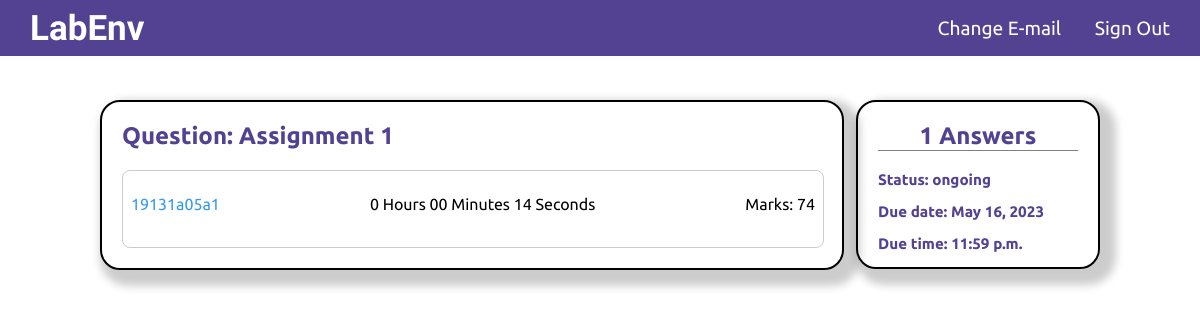
/lab/question/56 (signed in), run on the app's committed database.
### lab/models.py (models this page shows)
class Assignment(models.Model):
    class_in = models.ForeignKey(ClassRoom,on_delete=models.CASCADE)
    type = models.CharField(max_length=100,default="Question")
    created = models.DateTimeField(auto_now_add=True)
    updated = models.DateTimeField(auto_now=True)
    due_date = models.DateField(blank=True)
    due_time = models.TimeField(default=False,blank=True)
    status = models.CharField(default='ongoing',max_length=20)
    question = models.TextField(max_length=500)
    class Meta:
        ordering = ['-created']

class Answer(models.Model):
    assignment = models.ForeignKey(Assignment, on_delete=models.CASCADE)
    student = models.ForeignKey(User, on_delete=models.CASCADE)
    answer = models.TextField()
    created_on = models.DateTimeField(auto_now_add=True)
    session_time = models.TextField(default=False, blank=True)
    marks = models.TextField(blank=True,default=0)
    class Meta:
        ordering = ['-created_on']

### lab/views.py (the view, shortened to what this page needs)
# urls.py: path('question/<str:pk>', views.question, name='question'),
@login_required(login_url='/accounts/login')
def question(request,pk):
    assignment = Assignment.objects.get(id=pk)
    answers = assignment.answer_set.all()
    can_edit_marks = True if request.user == assignment.class_in.host else False
    poll=None
    voters=[]
    code = ""
    marks = 0
    if assignment.type == 'poll':
        poll = assignment.poll
        voters = poll.voter_set.all()
    if assignment.type == 'assignment':
        global time
        time = datetime.datetime.now(datetime.timezone.utc)
        print(time)
        answer = answers.filter(student=request.user)
        for answer in answers:
            if answer.student == request.user:
                marks = answer.marks
        if(request.user==assignment.class_in.host):
            return render(request,'lab/question.html',{'assignment':assignment,'answers':answers})
        if(assignment.status == "completed"):
            return redirect('classroom', pk=assignment.class_in.id)
        final_output=""
        return render(request,'lab/compiler.html',{"final_output":final_output,"pk":assignment.id,"assignment":assignment, "code": code, "id":0,"can_edit_marks":can_edit_marks, "marks":marks})
    form = add_answer_form()
    vote_list = []
    for voter in voters:
        vote_list.append(voter.voter)
    return render(request, 'lab/question.html',{'assignment':assignment,'form':form,'answers':answers,'poll':poll,"voters":vote_list,"voters_":voters})

### templates/lab/question.html (shortened to what this page needs)
{% extends "account/base.html" %}
{% load static %}
{% block content %}
<div class='answers'>
    <div class='answer_div'>
        {% if assignment.type|lower == "assignment"|lower %}
            <div class="answer_area">
                <h2 class='heading'>Question: {{ assignment.question }}</h2>
                <ul class="list-group">
                    {% for answer in answers %}
                        <li><a href="{% url 'compiler_submit' pk=assignment.id id=answer.id %}">
                            {{answer.student}}
                            </a>
                            <p>{{answer.session_time}}</p>
                            <p>Marks: {{answer.marks}}</p>
                        </li>
                    {% endfor %}
                </ul>
            </div>
        {% endif %}
        {% if assignment.type|lower == "poll"|lower %}
        <div class='answer_desc'>
            <h2 class='heading'>{{voters_.count}} Votes</h2>
            <div>
                <h3>Status: {{ assignment.status }}</h3>
                <h3>Due date: {{ assignment.due_date }}</h3>
                <h3>Due time: {{ assignment.due_time }}</h3>
            </div>
        </div>
        {% else %}
        <div class='answer_desc'>
            <h2 class='heading'>{{answers.count}} Answers</h2>
            <div>
                <h3>Status: {{ assignment.status }}</h3>
                <h3>Due date: {{ assignment.due_date }}</h3>
                <h3>Due time: {{ assignment.due_time }}</h3>
            </div>
        </div>
        {% endif %}
    </div>
</div>
{% endblock %}

### assets/accounts/styles.css (style rules this page uses)
body { margin: 0; margin-top: 55px; background-color: white; font-family: 'Ubuntu', sans-serif; }
a { text-decoration: none; color:rgb(50, 154, 239); }
.heading { color: #534292; font-size: x-large; font-family: 'Ubuntu', sans-serif; }
.answer_div { display: flex; flex-direction: row; height: auto; margin: 100px 100px 30px 100px; justify-content: space-between; }
.answer_area, .answer_desc { border: 2px solid black; border-radius: 20px; padding: 0 20px 0 20px; box-shadow: 8px 8px 8px 8px rgba(0, 0, 0, 0.2); }
.answer_area { width: 70%; display: flex; flex-direction: column; }
.answer_desc { height: 26%; width: 20%; }
.answer_desc > h2 { text-align: center; border-bottom: 1px solid grey; }
.answer_desc > div { justify-content: space-evenly; color: #534292; font-size: small; font-family: 'Ubuntu', sans-serif; }
.list-group { list-style: none; margin: 0; padding: 0; border: 1px solid #ccc; border-radius: .5em; width:100%; margin-bottom: 20px; }
.list-group li { border-top: 1px solid #ccc; padding: .5em; display: flex; justify-content: space-between; align-items: center; margin-bottom: 10px; font-family: 'Ubuntu', sans-serif; }
.list-group li:first-child { border-top: 0; }

### data on the page
Assignment: question "Assignment 1", status "ongoing", due_date "May 16, 2023", due_time "11:59 p.m."
Answer: student "19131a05a1", session_time "0 Hours 00 Minutes 14 Seconds", marks "74"

### other printed values
{{ answers.count }} "1"
